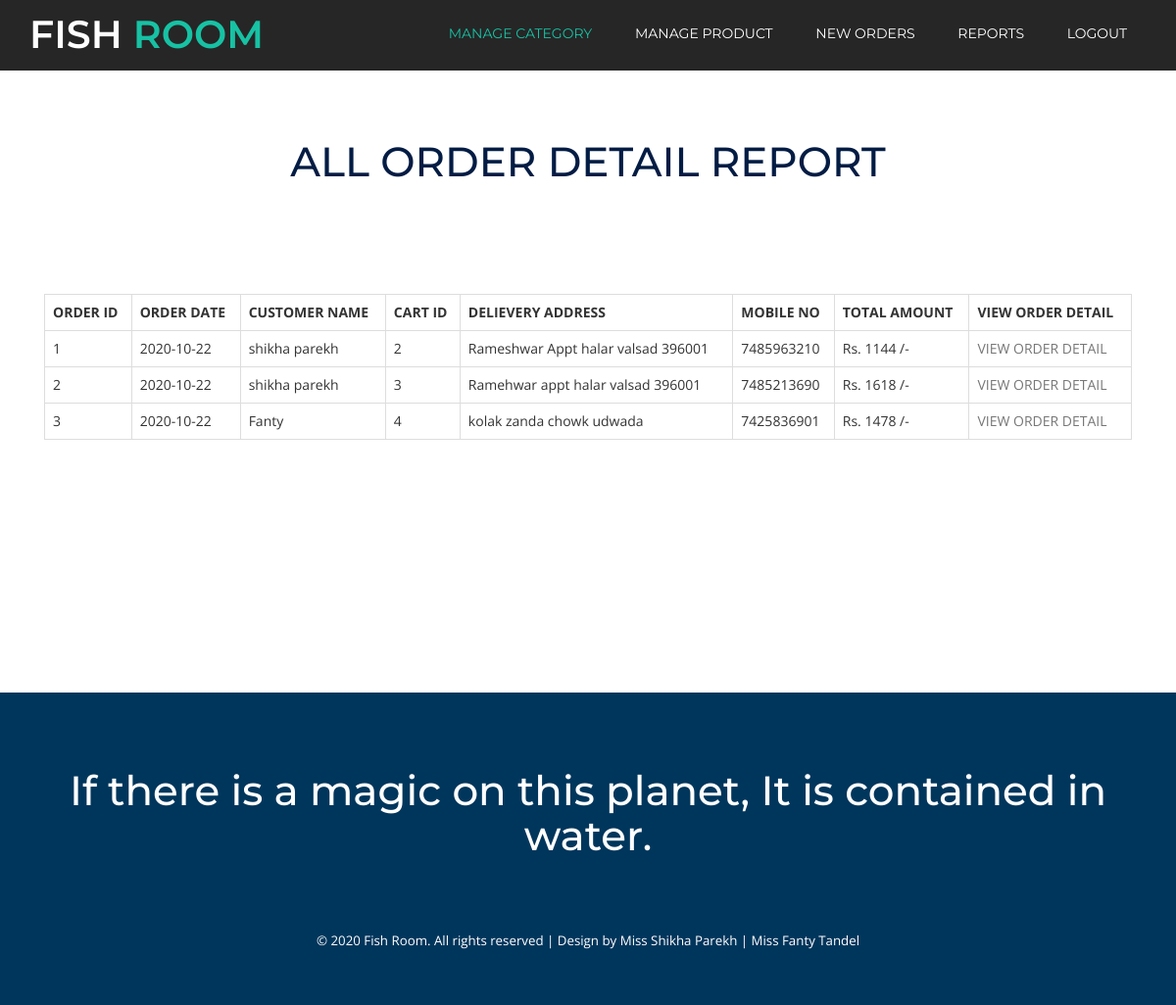
The app's page /admin_view_all_order_report.php with its own data.
### tables this page shows
CREATE TABLE IF NOT EXISTS `order_detail` (
  `order_id` int(10) NOT NULL,
  `order_date` date NOT NULL,
  `cust_id` int(10) NOT NULL,
  `cart_id` int(10) NOT NULL,
  `del_address` varchar(200) NOT NULL,
  `del_mobile_no` varchar(10) NOT NULL,
  `total_amount` int(10) NOT NULL,
  PRIMARY KEY (`order_id`)
);

CREATE TABLE IF NOT EXISTS `cust_regis` (
  `cust_id` int(10) NOT NULL,
  `cust_name` varchar(50) NOT NULL,
  `address` varchar(200) NOT NULL,
  `city` varchar(50) NOT NULL,
  `pincode` int(10) NOT NULL,
  `mobile_no` varchar(10) NOT NULL,
  `email_id` varchar(50) NOT NULL,
  `pwd` varchar(10) NOT NULL,
  PRIMARY KEY (`cust_id`)
);

### admin_view_all_order_report.php (the view, shortened to what this page needs)
<?php
include("admin_header.php");
?>
<div class="content">
			<div class="contact-w3l">
				<div class="container">
					<h2 class="tittle">ALL ORDER DETAIL REPORT</h2>
					<div class="contact-map">
					<div class="contact_top">
						<div class="col-md-12 contact_left">
							<div class="company_ad">
							<?php
							$qur=mysql_query("select * from order_detail");
							if(mysql_num_rows($qur)>0)
							{
								echo "<table class='table table-bordered'>
										<tr>
											<th>ORDER ID</th>
											<th>ORDER DATE</th>
											<th>CUSTOMER NAME</th>
											<th>CART ID</th>
											<th>DELIEVERY ADDRESS</th>
											<th>MOBILE NO</th>
											<th>TOTAL AMOUNT</th>
											<th>VIEW ORDER DETAIL</th>
										</tr>";
									while($q=mysql_fetch_array($qur))
									{
										echo "<tr>";
										echo "<td>$q[0]</td>";
										echo "<td>$q[1]</td>";
										$qur2=mysql_query("select * from cust_regis where cust_id='$q[2]'");
										$q2=mysql_fetch_array($qur2);
										echo "<td>$q2[1]</td>";
										echo "<td>$q[3]</td>";
										echo "<td>$q[4]</td>";
										echo "<td>$q[5]</td>";
										echo "<td>Rs. $q[6] /-</td>";
										echo "<td><a href='admin_view_order_detail_report.php?cartid=$q[3]&oid=$q[0]'>VIEW ORDER DETAIL</a></td>";
										echo "</tr>";
									}
								echo "</table>";
							}
							else{
								echo "<h2>No Order Found</h2>";
							}
							?>
							</div>
						</div>
						<div class="clearfix"> </div>
					</div>
				</div>
			</div>
		</div>
</div>
</div>
<?php
include("footer.php");
?>

### css/style.css (style rules this page uses)
body { font-family: 'Open Sans', sans-serif; }
body a { transition: 0.5s all; -webkit-transition: 0.5s all; -o-transition: 0.5s all; -moz-transition: 0.5s all; -ms-transition: 0.5s all; }
h1,h2,h3,h4,h5,h6 { margin:0; padding:0; font-family: 'Montserrat', sans-serif; }
h2.tittle { font-size: 3em; color: #031C44; text-align:center; }
.page-w3, .contact-w3l { padding:5em 0; }
.table > thead > tr > th, .table > tbody > tr > th, .table > tfoot > tr > th, .table > thead > tr > td, .table > tbody > tr > td, .table > tfoot > tr > td { padding: 8px; line-height: 1.42857143; vertical-align: top; border-top: none; }
.contact_top { padding:4em 0 0em 0; }
.contact-map { margin-top: 4em; }
.company_ad a { color: #777; }

### records on screen
order_detail: order_id "1", order_date "2020-10-22", cust.cust_name "shikha parekh", cart "2", del_address "Rameshwar Appt halar valsad 396001", del_mobile_no "7485963210", total_amount "1144"
order_detail: order_id "2", order_date "2020-10-22", cust.cust_name "shikha parekh", cart "3", del_address "Ramehwar appt halar valsad 396001", del_mobile_no "7485213690", total_amount "1618"
order_detail: order_id "3", order_date "2020-10-22", cust.cust_name "Fanty", cart "4", del_address "kolak zanda chowk udwada", del_mobile_no "7425836901", total_amount "1478"
